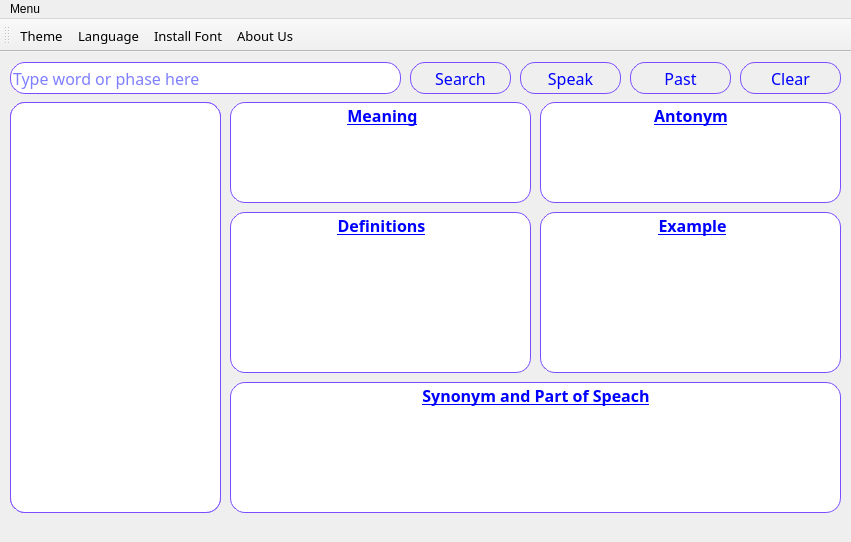
<?xml version="1.0" encoding="UTF-8"?>
<ui version="4.0">
 <class>HomeWindow</class>
 <widget class="QMainWindow" name="HomeWindow">
  <property name="geometry">
   <rect>
    <x>0</x>
    <y>0</y>
    <width>851</width>
    <height>542</height>
   </rect>
  </property>
  <property name="minimumSize">
   <size>
    <width>851</width>
    <height>530</height>
   </size>
  </property>
  <property name="maximumSize">
   <size>
    <width>16777215</width>
    <height>16777215</height>
   </size>
  </property>
  <property name="sizeIncrement">
   <size>
    <width>0</width>
    <height>0</height>
   </size>
  </property>
  <property name="windowTitle">
   <string>QBangla Dictionary</string>
  </property>
  <property name="windowIcon">
   <iconset resource="icons.qrc">
    <normaloff>:/assets/logo.ico</normaloff>:/assets/logo.ico</iconset>
  </property>
  <property name="styleSheet">
   <string notr="true"/>
  </property>
  <widget class="QWidget" name="centralwidget">
   <property name="styleSheet">
    <string notr="true">color:#0000ff;
background-image: url(:/assets/Gradient-Abstract-Shapes-Background-Purple.jpg);
</string>
   </property>
   <widget class="QPushButton" name="searchBtn">
    <property name="geometry">
     <rect>
      <x>410</x>
      <y>10</y>
      <width>101</width>
      <height>32</height>
     </rect>
    </property>
    <property name="sizePolicy">
     <sizepolicy hsizetype="Expanding" vsizetype="Preferred">
      <horstretch>0</horstretch>
      <verstretch>0</verstretch>
     </sizepolicy>
    </property>
    <property name="minimumSize">
     <size>
      <width>0</width>
      <height>32</height>
     </size>
    </property>
    <property name="maximumSize">
     <size>
      <width>16777215</width>
      <height>32</height>
     </size>
    </property>
    <property name="font">
     <font>
      <family>Kalpurush</family>
      <pointsize>12</pointsize>
     </font>
    </property>
    <property name="styleSheet">
     <string notr="true">
QPushButton{

border: 1px solid #7C4DFF;
border-radius: 15px;
padding: 0px;
background: qradialgradient(cx: 0.3, cy: -0.4,
fx: 0.3, fy: -0.4,
radius: 1.35, stop: 0 #fff, stop: 1 #fff);
}

QPushButton:pressed {
    background-color: qlineargradient(x1: 40, y1: 50, x2: 50, y2: 50,
                                      stop: 0 #dadbde, stop: 1 #f6f7fa);
}</string>
    </property>
    <property name="text">
     <string>Search</string>
    </property>
    <property name="icon">
     <iconset resource="icons.qrc">
      <normaloff>:/assets/icons8_search_160px.png</normaloff>:/assets/icons8_search_160px.png</iconset>
    </property>
    <property name="iconSize">
     <size>
      <width>20</width>
      <height>20</height>
     </size>
    </property>
   </widget>
   <widget class="QPushButton" name="pastBtn">
    <property name="geometry">
     <rect>
      <x>630</x>
      <y>10</y>
      <width>101</width>
      <height>32</height>
     </rect>
    </property>
    <property name="sizePolicy">
     <sizepolicy hsizetype="Expanding" vsizetype="Preferred">
      <horstretch>0</horstretch>
      <verstretch>0</verstretch>
     </sizepolicy>
    </property>
    <property name="minimumSize">
     <size>
      <width>0</width>
      <height>32</height>
     </size>
    </property>
    <property name="maximumSize">
     <size>
      <width>16777215</width>
      <height>32</height>
     </size>
    </property>
    <property name="font">
     <font>
      <family>Kalpurush</family>
      <pointsize>12</pointsize>
     </font>
    </property>
    <property name="styleSheet">
     <string notr="true">QPushButton{

border: 1px solid #7C4DFF;
border-radius: 15px;
padding: 0px;
background: qradialgradient(cx: 0.3, cy: -0.4,
fx: 0.3, fy: -0.4,
radius: 1.35, stop: 0 #fff, stop: 1 #fff);
}

QPushButton:pressed {
    background-color: qlineargradient(x1: 40, y1: 50, x2: 50, y2: 50,
                                      stop: 0 #dadbde, stop: 1 #f6f7fa);
}</string>
    </property>
    <property name="text">
     <string>Past</string>
    </property>
    <property name="icon">
     <iconset resource="icons.qrc">
      <normaloff>:/assets/icons8_paste_as_text_80px.png</normaloff>:/assets/icons8_paste_as_text_80px.png</iconset>
    </property>
    <property name="iconSize">
     <size>
      <width>20</width>
      <height>20</height>
     </size>
    </property>
   </widget>
   <widget class="QLineEdit" name="wordSearch">
    <property name="geometry">
     <rect>
      <x>10</x>
      <y>10</y>
      <width>391</width>
      <height>32</height>
     </rect>
    </property>
    <property name="sizePolicy">
     <sizepolicy hsizetype="Expanding" vsizetype="Preferred">
      <horstretch>0</horstretch>
      <verstretch>0</verstretch>
     </sizepolicy>
    </property>
    <property name="minimumSize">
     <size>
      <width>0</width>
      <height>32</height>
     </size>
    </property>
    <property name="maximumSize">
     <size>
      <width>16777215</width>
      <height>32</height>
     </size>
    </property>
    <property name="font">
     <font>
      <family>Kalpurush</family>
      <pointsize>12</pointsize>
     </font>
    </property>
    <property name="styleSheet">
     <string notr="true">

border: 1px solid #7C4DFF;
border-radius: 15px;
padding: 0px;
background: qradialgradient(cx: 0.3, cy: -0.4,
fx: 0.3, fy: -0.4,
radius: 1.35, stop: 0 #fff, stop: 1 #e7e7e7);
</string>
    </property>
    <property name="placeholderText">
     <string>Type word or phase here</string>
    </property>
    <property name="clearButtonEnabled">
     <bool>true</bool>
    </property>
   </widget>
   <widget class="QPushButton" name="clearBtn">
    <property name="geometry">
     <rect>
      <x>740</x>
      <y>10</y>
      <width>101</width>
      <height>32</height>
     </rect>
    </property>
    <property name="sizePolicy">
     <sizepolicy hsizetype="Expanding" vsizetype="Preferred">
      <horstretch>0</horstretch>
      <verstretch>0</verstretch>
     </sizepolicy>
    </property>
    <property name="minimumSize">
     <size>
      <width>0</width>
      <height>32</height>
     </size>
    </property>
    <property name="maximumSize">
     <size>
      <width>16777215</width>
      <height>32</height>
     </size>
    </property>
    <property name="font">
     <font>
      <family>Kalpurush</family>
      <pointsize>12</pointsize>
     </font>
    </property>
    <property name="styleSheet">
     <string notr="true">QPushButton{

border: 1px solid #7C4DFF;
border-radius: 15px;
padding: 0px;
background: qradialgradient(cx: 0.3, cy: -0.4,
fx: 0.3, fy: -0.4,
radius: 1.35, stop: 0 #fff, stop: 1 #fff);
}

QPushButton:pressed {
    background-color: qlineargradient(x1: 40, y1: 50, x2: 50, y2: 50,
                                      stop: 0 #dadbde, stop: 1 #f6f7fa);
}</string>
    </property>
    <property name="text">
     <string>Clear</string>
    </property>
    <property name="icon">
     <iconset resource="icons.qrc">
      <normaloff>:/assets/icons8_broom_80px.png</normaloff>:/assets/icons8_broom_80px.png</iconset>
    </property>
    <property name="iconSize">
     <size>
      <width>20</width>
      <height>20</height>
     </size>
    </property>
   </widget>
   <widget class="QFrame" name="frame_3">
    <property name="geometry">
     <rect>
      <x>10</x>
      <y>50</y>
      <width>211</width>
      <height>411</height>
     </rect>
    </property>
    <property name="styleSheet">
     <string notr="true">background-color: rgb(255, 255, 255);

border: 1px solid #7C4DFF;
border-radius: 15px;</string>
    </property>
    <property name="frameShape">
     <enum>QFrame::StyledPanel</enum>
    </property>
    <property name="frameShadow">
     <enum>QFrame::Raised</enum>
    </property>
    <widget class="QTableView" name="tableSuggestion">
     <property name="geometry">
      <rect>
       <x>0</x>
       <y>0</y>
       <width>211</width>
       <height>411</height>
      </rect>
     </property>
     <property name="sizePolicy">
      <sizepolicy hsizetype="Expanding" vsizetype="Expanding">
       <horstretch>0</horstretch>
       <verstretch>0</verstretch>
      </sizepolicy>
     </property>
     <property name="font">
      <font>
       <family>Segoe UI</family>
       <pointsize>12</pointsize>
       <weight>50</weight>
       <bold>false</bold>
      </font>
     </property>
     <property name="verticalScrollBarPolicy">
      <enum>Qt::ScrollBarAlwaysOff</enum>
     </property>
     <property name="horizontalScrollBarPolicy">
      <enum>Qt::ScrollBarAsNeeded</enum>
     </property>
     <property name="sizeAdjustPolicy">
      <enum>QAbstractScrollArea::AdjustToContents</enum>
     </property>
     <property name="autoScroll">
      <bool>true</bool>
     </property>
     <property name="autoScrollMargin">
      <number>16</number>
     </property>
     <property name="editTriggers">
      <set>QAbstractItemView::NoEditTriggers</set>
     </property>
     <property name="showDropIndicator" stdset="0">
      <bool>false</bool>
     </property>
     <property name="alternatingRowColors">
      <bool>false</bool>
     </property>
     <property name="selectionMode">
      <enum>QAbstractItemView::SingleSelection</enum>
     </property>
     <property name="showGrid">
      <bool>true</bool>
     </property>
     <property name="sortingEnabled">
      <bool>false</bool>
     </property>
     <property name="cornerButtonEnabled">
      <bool>true</bool>
     </property>
     <attribute name="horizontalHeaderVisible">
      <bool>false</bool>
     </attribute>
     <attribute name="horizontalHeaderCascadingSectionResizes">
      <bool>false</bool>
     </attribute>
     <attribute name="horizontalHeaderMinimumSectionSize">
      <number>200</number>
     </attribute>
     <attribute name="horizontalHeaderDefaultSectionSize">
      <number>300</number>
     </attribute>
     <attribute name="horizontalHeaderHighlightSections">
      <bool>false</bool>
     </attribute>
     <attribute name="horizontalHeaderShowSortIndicator" stdset="0">
      <bool>false</bool>
     </attribute>
     <attribute name="verticalHeaderVisible">
      <bool>false</bool>
     </attribute>
    </widget>
   </widget>
   <widget class="QGroupBox" name="groupBox_4">
    <property name="geometry">
     <rect>
      <x>230</x>
      <y>50</y>
      <width>301</width>
      <height>101</height>
     </rect>
    </property>
    <property name="font">
     <font>
      <family>Kalpurush</family>
      <pointsize>12</pointsize>
      <weight>75</weight>
      <bold>true</bold>
      <underline>true</underline>
      <kerning>true</kerning>
     </font>
    </property>
    <property name="styleSheet">
     <string notr="true">background-color: rgb(255, 255, 255);

border: 1px solid #7C4DFF;
border-radius: 15px;</string>
    </property>
    <property name="title">
     <string>Meaning</string>
    </property>
    <property name="alignment">
     <set>Qt::AlignCenter</set>
    </property>
    <property name="flat">
     <bool>false</bool>
    </property>
    <property name="checkable">
     <bool>false</bool>
    </property>
    <layout class="QVBoxLayout" name="verticalLayout">
     <property name="spacing">
      <number>0</number>
     </property>
     <property name="leftMargin">
      <number>0</number>
     </property>
     <property name="topMargin">
      <number>0</number>
     </property>
     <property name="rightMargin">
      <number>0</number>
     </property>
     <property name="bottomMargin">
      <number>0</number>
     </property>
     <item>
      <widget class="QTextEdit" name="meaningEt">
       <property name="font">
        <font>
         <family>Kalpurush</family>
         <pointsize>11</pointsize>
        </font>
       </property>
       <property name="styleSheet">
        <string notr="true">border: 0px;
</string>
       </property>
       <property name="html">
        <string>&lt;!DOCTYPE HTML PUBLIC &quot;-//W3C//DTD HTML 4.0//EN&quot; &quot;http://www.w3.org/TR/REC-html40/strict.dtd&quot;&gt;
&lt;html&gt;&lt;head&gt;&lt;meta name=&quot;qrichtext&quot; content=&quot;1&quot; /&gt;&lt;style type=&quot;text/css&quot;&gt;
p, li { white-space: pre-wrap; }
&lt;/style&gt;&lt;/head&gt;&lt;body style=&quot; font-family:'Kalpurush'; font-size:11pt; font-weight:400; font-style:normal;&quot;&gt;
&lt;p style=&quot;-qt-paragraph-type:empty; margin-top:0px; margin-bottom:0px; margin-left:0px; margin-right:0px; -qt-block-indent:0; text-indent:0px; font-family:'MS Shell Dlg 2'; font-size:8.25pt;&quot;&gt;&lt;br /&gt;&lt;/p&gt;&lt;/body&gt;&lt;/html&gt;</string>
       </property>
      </widget>
     </item>
    </layout>
   </widget>
   <widget class="QGroupBox" name="groupBox_5">
    <property name="geometry">
     <rect>
      <x>230</x>
      <y>160</y>
      <width>301</width>
      <height>161</height>
     </rect>
    </property>
    <property name="font">
     <font>
      <family>Kalpurush</family>
      <pointsize>12</pointsize>
      <weight>75</weight>
      <bold>true</bold>
      <underline>true</underline>
      <kerning>true</kerning>
     </font>
    </property>
    <property name="styleSheet">
     <string notr="true">background-color: rgb(255, 255, 255);

border: 1px solid #7C4DFF;
border-radius: 15px;</string>
    </property>
    <property name="title">
     <string>Definitions</string>
    </property>
    <property name="alignment">
     <set>Qt::AlignCenter</set>
    </property>
    <property name="flat">
     <bool>false</bool>
    </property>
    <property name="checkable">
     <bool>false</bool>
    </property>
    <layout class="QVBoxLayout" name="verticalLayout_2">
     <property name="spacing">
      <number>0</number>
     </property>
     <property name="leftMargin">
      <number>0</number>
     </property>
     <property name="topMargin">
      <number>0</number>
     </property>
     <property name="rightMargin">
      <number>0</number>
     </property>
     <property name="bottomMargin">
      <number>0</number>
     </property>
     <item>
      <widget class="QTextEdit" name="definEt">
       <property name="font">
        <font>
         <pointsize>11</pointsize>
        </font>
       </property>
       <property name="styleSheet">
        <string notr="true">border: 0px;
</string>
       </property>
       <property name="html">
        <string>&lt;!DOCTYPE HTML PUBLIC &quot;-//W3C//DTD HTML 4.0//EN&quot; &quot;http://www.w3.org/TR/REC-html40/strict.dtd&quot;&gt;
&lt;html&gt;&lt;head&gt;&lt;meta name=&quot;qrichtext&quot; content=&quot;1&quot; /&gt;&lt;style type=&quot;text/css&quot;&gt;
p, li { white-space: pre-wrap; }
&lt;/style&gt;&lt;/head&gt;&lt;body style=&quot; font-family:'Ubuntu'; font-size:11pt; font-weight:400; font-style:normal;&quot;&gt;
&lt;p style=&quot;-qt-paragraph-type:empty; margin-top:0px; margin-bottom:0px; margin-left:0px; margin-right:0px; -qt-block-indent:0; text-indent:0px; font-family:'MS Shell Dlg 2'; font-size:8.25pt;&quot;&gt;&lt;br /&gt;&lt;/p&gt;&lt;/body&gt;&lt;/html&gt;</string>
       </property>
      </widget>
     </item>
    </layout>
   </widget>
   <widget class="QGroupBox" name="groupBox_7">
    <property name="geometry">
     <rect>
      <x>540</x>
      <y>160</y>
      <width>301</width>
      <height>161</height>
     </rect>
    </property>
    <property name="font">
     <font>
      <family>Kalpurush</family>
      <pointsize>12</pointsize>
      <weight>75</weight>
      <bold>true</bold>
      <underline>true</underline>
      <kerning>true</kerning>
     </font>
    </property>
    <property name="styleSheet">
     <string notr="true">background-color: rgb(255, 255, 255);

border: 1px solid #7C4DFF;
border-radius: 15px;</string>
    </property>
    <property name="title">
     <string>Example</string>
    </property>
    <property name="alignment">
     <set>Qt::AlignCenter</set>
    </property>
    <property name="flat">
     <bool>false</bool>
    </property>
    <property name="checkable">
     <bool>false</bool>
    </property>
    <layout class="QVBoxLayout" name="verticalLayout_4">
     <property name="spacing">
      <number>0</number>
     </property>
     <property name="leftMargin">
      <number>0</number>
     </property>
     <property name="topMargin">
      <number>0</number>
     </property>
     <property name="rightMargin">
      <number>0</number>
     </property>
     <property name="bottomMargin">
      <number>0</number>
     </property>
     <item>
      <widget class="QTextEdit" name="exampleEt">
       <property name="font">
        <font>
         <pointsize>11</pointsize>
        </font>
       </property>
       <property name="styleSheet">
        <string notr="true">border: 0px;
</string>
       </property>
       <property name="html">
        <string>&lt;!DOCTYPE HTML PUBLIC &quot;-//W3C//DTD HTML 4.0//EN&quot; &quot;http://www.w3.org/TR/REC-html40/strict.dtd&quot;&gt;
&lt;html&gt;&lt;head&gt;&lt;meta name=&quot;qrichtext&quot; content=&quot;1&quot; /&gt;&lt;style type=&quot;text/css&quot;&gt;
p, li { white-space: pre-wrap; }
&lt;/style&gt;&lt;/head&gt;&lt;body style=&quot; font-family:'Ubuntu'; font-size:11pt; font-weight:400; font-style:normal;&quot;&gt;
&lt;p style=&quot;-qt-paragraph-type:empty; margin-top:0px; margin-bottom:0px; margin-left:0px; margin-right:0px; -qt-block-indent:0; text-indent:0px; font-family:'MS Shell Dlg 2'; font-size:8.25pt;&quot;&gt;&lt;br /&gt;&lt;/p&gt;&lt;/body&gt;&lt;/html&gt;</string>
       </property>
      </widget>
     </item>
    </layout>
   </widget>
   <widget class="QGroupBox" name="groupBox_8">
    <property name="geometry">
     <rect>
      <x>230</x>
      <y>330</y>
      <width>611</width>
      <height>131</height>
     </rect>
    </property>
    <property name="font">
     <font>
      <family>Kalpurush</family>
      <pointsize>12</pointsize>
      <weight>75</weight>
      <bold>true</bold>
      <underline>true</underline>
      <kerning>true</kerning>
     </font>
    </property>
    <property name="styleSheet">
     <string notr="true">background-color: rgb(255, 255, 255);

border: 1px solid #7C4DFF;
border-radius: 15px;</string>
    </property>
    <property name="title">
     <string>Synonym and Part of Speach</string>
    </property>
    <property name="alignment">
     <set>Qt::AlignCenter</set>
    </property>
    <property name="flat">
     <bool>false</bool>
    </property>
    <property name="checkable">
     <bool>false</bool>
    </property>
    <layout class="QVBoxLayout" name="verticalLayout_5">
     <property name="spacing">
      <number>0</number>
     </property>
     <property name="leftMargin">
      <number>0</number>
     </property>
     <property name="topMargin">
      <number>0</number>
     </property>
     <property name="rightMargin">
      <number>0</number>
     </property>
     <property name="bottomMargin">
      <number>0</number>
     </property>
     <item>
      <widget class="QTableView" name="posTable">
       <property name="sizePolicy">
        <sizepolicy hsizetype="Expanding" vsizetype="Expanding">
         <horstretch>0</horstretch>
         <verstretch>0</verstretch>
        </sizepolicy>
       </property>
       <property name="font">
        <font>
         <family>Kalpurush</family>
         <pointsize>11</pointsize>
         <weight>50</weight>
         <bold>false</bold>
        </font>
       </property>
       <property name="styleSheet">
        <string notr="true">border: 0px;
</string>
       </property>
       <property name="verticalScrollBarPolicy">
        <enum>Qt::ScrollBarAlwaysOff</enum>
       </property>
       <property name="horizontalScrollBarPolicy">
        <enum>Qt::ScrollBarAsNeeded</enum>
       </property>
       <property name="sizeAdjustPolicy">
        <enum>QAbstractScrollArea::AdjustToContents</enum>
       </property>
       <property name="autoScroll">
        <bool>true</bool>
       </property>
       <property name="autoScrollMargin">
        <number>16</number>
       </property>
       <property name="editTriggers">
        <set>QAbstractItemView::DoubleClicked</set>
       </property>
       <property name="showDropIndicator" stdset="0">
        <bool>false</bool>
       </property>
       <property name="alternatingRowColors">
        <bool>false</bool>
       </property>
       <property name="selectionMode">
        <enum>QAbstractItemView::SingleSelection</enum>
       </property>
       <property name="showGrid">
        <bool>true</bool>
       </property>
       <property name="sortingEnabled">
        <bool>false</bool>
       </property>
       <property name="wordWrap">
        <bool>true</bool>
       </property>
       <property name="cornerButtonEnabled">
        <bool>false</bool>
       </property>
       <attribute name="horizontalHeaderVisible">
        <bool>false</bool>
       </attribute>
       <attribute name="horizontalHeaderCascadingSectionResizes">
        <bool>true</bool>
       </attribute>
       <attribute name="horizontalHeaderMinimumSectionSize">
        <number>100</number>
       </attribute>
       <attribute name="horizontalHeaderDefaultSectionSize">
        <number>200</number>
       </attribute>
       <attribute name="horizontalHeaderHighlightSections">
        <bool>false</bool>
       </attribute>
       <attribute name="horizontalHeaderShowSortIndicator" stdset="0">
        <bool>false</bool>
       </attribute>
       <attribute name="verticalHeaderVisible">
        <bool>false</bool>
       </attribute>
       <attribute name="verticalHeaderCascadingSectionResizes">
        <bool>true</bool>
       </attribute>
       <attribute name="verticalHeaderMinimumSectionSize">
        <number>15</number>
       </attribute>
       <attribute name="verticalHeaderDefaultSectionSize">
        <number>20</number>
       </attribute>
      </widget>
     </item>
    </layout>
   </widget>
   <widget class="QGroupBox" name="groupBox_9">
    <property name="geometry">
     <rect>
      <x>540</x>
      <y>50</y>
      <width>301</width>
      <height>101</height>
     </rect>
    </property>
    <property name="font">
     <font>
      <family>Kalpurush</family>
      <pointsize>12</pointsize>
      <weight>75</weight>
      <bold>true</bold>
      <underline>true</underline>
      <kerning>true</kerning>
     </font>
    </property>
    <property name="styleSheet">
     <string notr="true">background-color: rgb(255, 255, 255);

border: 1px solid #7C4DFF;
border-radius: 15px;</string>
    </property>
    <property name="title">
     <string>Antonym</string>
    </property>
    <property name="alignment">
     <set>Qt::AlignCenter</set>
    </property>
    <property name="flat">
     <bool>false</bool>
    </property>
    <property name="checkable">
     <bool>false</bool>
    </property>
    <layout class="QVBoxLayout" name="verticalLayout_6">
     <property name="spacing">
      <number>0</number>
     </property>
     <property name="leftMargin">
      <number>0</number>
     </property>
     <property name="topMargin">
      <number>0</number>
     </property>
     <property name="rightMargin">
      <number>0</number>
     </property>
     <property name="bottomMargin">
      <number>0</number>
     </property>
     <item>
      <widget class="QTextEdit" name="antoEt">
       <property name="font">
        <font>
         <pointsize>11</pointsize>
        </font>
       </property>
       <property name="styleSheet">
        <string notr="true">border: 0px;
</string>
       </property>
       <property name="html">
        <string>&lt;!DOCTYPE HTML PUBLIC &quot;-//W3C//DTD HTML 4.0//EN&quot; &quot;http://www.w3.org/TR/REC-html40/strict.dtd&quot;&gt;
&lt;html&gt;&lt;head&gt;&lt;meta name=&quot;qrichtext&quot; content=&quot;1&quot; /&gt;&lt;style type=&quot;text/css&quot;&gt;
p, li { white-space: pre-wrap; }
&lt;/style&gt;&lt;/head&gt;&lt;body style=&quot; font-family:'Ubuntu'; font-size:11pt; font-weight:400; font-style:normal;&quot;&gt;
&lt;p style=&quot;-qt-paragraph-type:empty; margin-top:0px; margin-bottom:0px; margin-left:0px; margin-right:0px; -qt-block-indent:0; text-indent:0px; font-family:'MS Shell Dlg 2'; font-size:8.25pt;&quot;&gt;&lt;br /&gt;&lt;/p&gt;&lt;/body&gt;&lt;/html&gt;</string>
       </property>
      </widget>
     </item>
    </layout>
   </widget>
   <widget class="QPushButton" name="speakBtn">
    <property name="geometry">
     <rect>
      <x>520</x>
      <y>10</y>
      <width>101</width>
      <height>32</height>
     </rect>
    </property>
    <property name="sizePolicy">
     <sizepolicy hsizetype="Expanding" vsizetype="Preferred">
      <horstretch>0</horstretch>
      <verstretch>0</verstretch>
     </sizepolicy>
    </property>
    <property name="minimumSize">
     <size>
      <width>0</width>
      <height>32</height>
     </size>
    </property>
    <property name="maximumSize">
     <size>
      <width>16777215</width>
      <height>32</height>
     </size>
    </property>
    <property name="font">
     <font>
      <family>Kalpurush</family>
      <pointsize>12</pointsize>
     </font>
    </property>
    <property name="styleSheet">
     <string notr="true">
QPushButton{

border: 1px solid #7C4DFF;
border-radius: 15px;
padding: 0px;
background: qradialgradient(cx: 0.3, cy: -0.4,
fx: 0.3, fy: -0.4,
radius: 1.35, stop: 0 #fff, stop: 1 #fff);
}

QPushButton:pressed {
    background-color: qlineargradient(x1: 40, y1: 50, x2: 50, y2: 50,
                                      stop: 0 #dadbde, stop: 1 #f6f7fa);
}</string>
    </property>
    <property name="text">
     <string>Speak</string>
    </property>
    <property name="icon">
     <iconset resource="icons.qrc">
      <normaloff>:/assets/icons8_voice_80px.png</normaloff>:/assets/icons8_voice_80px.png</iconset>
    </property>
    <property name="iconSize">
     <size>
      <width>20</width>
      <height>20</height>
     </size>
    </property>
   </widget>
  </widget>
  <widget class="QMenuBar" name="menubar">
   <property name="geometry">
    <rect>
     <x>0</x>
     <y>0</y>
     <width>851</width>
     <height>22</height>
    </rect>
   </property>
   <widget class="QMenu" name="menuAbout">
    <property name="title">
     <string>Menu</string>
    </property>
    <addaction name="actionThem"/>
    <addaction name="actionLanguage"/>
    <addaction name="actionFont_install"/>
    <addaction name="actionAbout"/>
    <addaction name="actionExit"/>
   </widget>
   <addaction name="menuAbout"/>
  </widget>
  <widget class="QToolBar" name="toolBar">
   <property name="font">
    <font>
     <pointsize>10</pointsize>
    </font>
   </property>
   <property name="windowTitle">
    <string>toolBar</string>
   </property>
   <property name="toolButtonStyle">
    <enum>Qt::ToolButtonTextBesideIcon</enum>
   </property>
   <attribute name="toolBarArea">
    <enum>TopToolBarArea</enum>
   </attribute>
   <attribute name="toolBarBreak">
    <bool>false</bool>
   </attribute>
   <addaction name="actionThem"/>
   <addaction name="actionLanguage"/>
   <addaction name="actionFont_install"/>
   <addaction name="actionAbout"/>
  </widget>
  <action name="actionExit">
   <property name="icon">
    <iconset resource="icons.qrc">
     <normaloff>:/assets/icons8_delete_48px.png</normaloff>:/assets/icons8_delete_48px.png</iconset>
   </property>
   <property name="text">
    <string>Exit</string>
   </property>
   <property name="font">
    <font>
     <family>Kalpurush</family>
    </font>
   </property>
  </action>
  <action name="actionThem">
   <property name="icon">
    <iconset resource="icons.qrc">
     <normaloff>:/assets/icons8_flower_80px.png</normaloff>:/assets/icons8_flower_80px.png</iconset>
   </property>
   <property name="text">
    <string>Theme</string>
   </property>
   <property name="font">
    <font>
     <family>Kalpurush</family>
    </font>
   </property>
  </action>
  <action name="actionLanguage">
   <property name="icon">
    <iconset resource="icons.qrc">
     <normaloff>:/assets/icons8_language_96px.png</normaloff>:/assets/icons8_language_96px.png</iconset>
   </property>
   <property name="text">
    <string>Language</string>
   </property>
   <property name="font">
    <font>
     <family>Kalpurush</family>
    </font>
   </property>
  </action>
  <action name="actionAbout">
   <property name="icon">
    <iconset resource="icons.qrc">
     <normaloff>:/assets/icons8_info_80px.png</normaloff>:/assets/icons8_info_80px.png</iconset>
   </property>
   <property name="text">
    <string>About Us</string>
   </property>
   <property name="font">
    <font>
     <family>Kalpurush</family>
    </font>
   </property>
  </action>
  <action name="actionFont_install">
   <property name="icon">
    <iconset resource="icons.qrc">
     <normaloff>:/assets/icons8_lowercase_80px.png</normaloff>:/assets/icons8_lowercase_80px.png</iconset>
   </property>
   <property name="text">
    <string>Install Font</string>
   </property>
   <property name="font">
    <font>
     <family>Kalpurush</family>
    </font>
   </property>
  </action>
 </widget>
 <tabstops>
  <tabstop>wordSearch</tabstop>
  <tabstop>searchBtn</tabstop>
  <tabstop>pastBtn</tabstop>
  <tabstop>clearBtn</tabstop>
  <tabstop>tableSuggestion</tabstop>
 </tabstops>
 <resources>
  <include location="icons.qrc"/>
 </resources>
 <connections/>
</ui>
